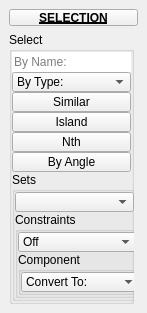
<?xml version="1.0" encoding="UTF-8"?>
<ui version="4.0">
 <class>QtUi</class>
 <widget class="QMainWindow" name="QtUi">
  <property name="enabled">
   <bool>true</bool>
  </property>
  <property name="geometry">
   <rect>
    <x>0</x>
    <y>0</y>
    <width>147</width>
    <height>295</height>
   </rect>
  </property>
  <property name="minimumSize">
   <size>
    <width>0</width>
    <height>0</height>
   </size>
  </property>
  <property name="maximumSize">
   <size>
    <width>999</width>
    <height>999</height>
   </size>
  </property>
  <property name="windowTitle">
   <string>Toolkit</string>
  </property>
  <property name="tabShape">
   <enum>QTabWidget::Triangular</enum>
  </property>
  <property name="dockNestingEnabled">
   <bool>true</bool>
  </property>
  <property name="dockOptions">
   <set>QMainWindow::AllowNestedDocks|QMainWindow::AllowTabbedDocks|QMainWindow::AnimatedDocks|QMainWindow::ForceTabbedDocks</set>
  </property>
  <widget class="QWidget" name="mainWindow">
   <layout class="QVBoxLayout" name="verticalLayout_2">
    <item>
     <widget class="PushButtonDraggable" name="draggable_header">
      <property name="minimumSize">
       <size>
        <width>19</width>
        <height>17</height>
       </size>
      </property>
      <property name="maximumSize">
       <size>
        <width>999</width>
        <height>17</height>
       </size>
      </property>
      <property name="font">
       <font>
        <weight>75</weight>
        <bold>true</bold>
        <underline>true</underline>
       </font>
      </property>
      <property name="text">
       <string>SELECTION</string>
      </property>
      <property name="checkable">
       <bool>true</bool>
      </property>
     </widget>
    </item>
    <item>
     <layout class="QVBoxLayout" name="verticalLayout">
      <item>
       <widget class="QGroupBox" name="groupBox_5">
        <property name="minimumSize">
         <size>
          <width>0</width>
          <height>0</height>
         </size>
        </property>
        <property name="maximumSize">
         <size>
          <width>125</width>
          <height>999</height>
         </size>
        </property>
        <property name="title">
         <string>Select</string>
        </property>
        <layout class="QVBoxLayout" name="verticalLayout_4">
         <property name="spacing">
          <number>0</number>
         </property>
         <property name="leftMargin">
          <number>0</number>
         </property>
         <property name="topMargin">
          <number>0</number>
         </property>
         <property name="rightMargin">
          <number>0</number>
         </property>
         <property name="bottomMargin">
          <number>0</number>
         </property>
         <item>
          <widget class="QLineEdit" name="txt001">
           <property name="minimumSize">
            <size>
             <width>0</width>
             <height>20</height>
            </size>
           </property>
           <property name="maximumSize">
            <size>
             <width>999</width>
             <height>20</height>
            </size>
           </property>
           <property name="toolTip">
            <string>&lt;html&gt;&lt;head/&gt;&lt;body&gt;&lt;p&gt;Select all by name.&lt;br&gt;&lt;br/&gt;&lt;span style=&quot; text-decoration: underline;&quot;&gt;Wildcards:&lt;/span&gt;&lt;br&gt;&lt;span style=&quot; font-weight:600;&quot;&gt;Startswith&lt;/span&gt;*&lt;br&gt;*&lt;span style=&quot; font-weight:600;&quot;&gt;Endswith&lt;/span&gt;&lt;br&gt;*&lt;span style=&quot; font-weight:600;&quot;&gt;contains&lt;/span&gt;*&lt;/p&gt;&lt;/body&gt;&lt;/html&gt;</string>
           </property>
           <property name="maxLength">
            <number>100</number>
           </property>
           <property name="frame">
            <bool>false</bool>
           </property>
           <property name="placeholderText">
            <string>By Name:</string>
           </property>
          </widget>
         </item>
         <item>
          <widget class="ComboBox" name="cmb002">
           <property name="minimumSize">
            <size>
             <width>0</width>
             <height>20</height>
            </size>
           </property>
           <property name="maximumSize">
            <size>
             <width>999</width>
             <height>20</height>
            </size>
           </property>
           <property name="toolTip">
            <string>Select All objects in the scene of the same type</string>
           </property>
           <property name="editable">
            <bool>false</bool>
           </property>
           <property name="maxVisibleItems">
            <number>30</number>
           </property>
           <property name="sizeAdjustPolicy">
            <enum>QComboBox::AdjustToContents</enum>
           </property>
           <item>
            <property name="text">
             <string>By Type:</string>
            </property>
           </item>
          </widget>
         </item>
         <item>
          <widget class="PushButton" name="tb001">
           <property name="enabled">
            <bool>true</bool>
           </property>
           <property name="minimumSize">
            <size>
             <width>0</width>
             <height>20</height>
            </size>
           </property>
           <property name="maximumSize">
            <size>
             <width>999</width>
             <height>20</height>
            </size>
           </property>
           <property name="toolTip">
            <string>Select similar objects or components, depending on selection mode.</string>
           </property>
           <property name="text">
            <string>Similar</string>
           </property>
           <property name="iconSize">
            <size>
             <width>18</width>
             <height>18</height>
            </size>
           </property>
          </widget>
         </item>
         <item>
          <widget class="PushButton" name="tb002">
           <property name="enabled">
            <bool>true</bool>
           </property>
           <property name="minimumSize">
            <size>
             <width>0</width>
             <height>20</height>
            </size>
           </property>
           <property name="maximumSize">
            <size>
             <width>999</width>
             <height>20</height>
            </size>
           </property>
           <property name="toolTip">
            <string>Select Island: Select contiguous faces within a normal range</string>
           </property>
           <property name="text">
            <string>Island</string>
           </property>
           <property name="iconSize">
            <size>
             <width>18</width>
             <height>18</height>
            </size>
           </property>
          </widget>
         </item>
         <item>
          <widget class="PushButton" name="tb000">
           <property name="enabled">
            <bool>true</bool>
           </property>
           <property name="minimumSize">
            <size>
             <width>0</width>
             <height>20</height>
            </size>
           </property>
           <property name="maximumSize">
            <size>
             <width>999</width>
             <height>20</height>
            </size>
           </property>
           <property name="toolTip">
            <string>Select Nth: Select 2 components</string>
           </property>
           <property name="text">
            <string>Nth</string>
           </property>
           <property name="iconSize">
            <size>
             <width>18</width>
             <height>18</height>
            </size>
           </property>
          </widget>
         </item>
         <item>
          <widget class="PushButton" name="tb003">
           <property name="enabled">
            <bool>true</bool>
           </property>
           <property name="minimumSize">
            <size>
             <width>0</width>
             <height>20</height>
            </size>
           </property>
           <property name="maximumSize">
            <size>
             <width>999</width>
             <height>20</height>
            </size>
           </property>
           <property name="toolTip">
            <string>Select edges having normals between the given high and low angles.</string>
           </property>
           <property name="text">
            <string>By Angle</string>
           </property>
           <property name="iconSize">
            <size>
             <width>18</width>
             <height>18</height>
            </size>
           </property>
          </widget>
         </item>
         <item>
          <widget class="QGroupBox" name="groupBox_4">
           <property name="minimumSize">
            <size>
             <width>125</width>
             <height>0</height>
            </size>
           </property>
           <property name="maximumSize">
            <size>
             <width>125</width>
             <height>999</height>
            </size>
           </property>
           <property name="title">
            <string>Sets</string>
           </property>
           <layout class="QVBoxLayout" name="verticalLayout_5">
            <property name="spacing">
             <number>0</number>
            </property>
            <property name="leftMargin">
             <number>0</number>
            </property>
            <property name="topMargin">
             <number>0</number>
            </property>
            <property name="rightMargin">
             <number>0</number>
            </property>
            <property name="bottomMargin">
             <number>0</number>
            </property>
            <item>
             <widget class="ComboBox" name="cmb001">
              <property name="minimumSize">
               <size>
                <width>0</width>
                <height>20</height>
               </size>
              </property>
              <property name="maximumSize">
               <size>
                <width>999</width>
                <height>20</height>
               </size>
              </property>
              <property name="toolTip">
               <string>Selection sets.</string>
              </property>
              <property name="editable">
               <bool>false</bool>
              </property>
              <property name="maxVisibleItems">
               <number>30</number>
              </property>
              <property name="sizeAdjustPolicy">
               <enum>QComboBox::AdjustToContents</enum>
              </property>
             </widget>
            </item>
            <item>
             <widget class="QGroupBox" name="groupBox_8">
              <property name="minimumSize">
               <size>
                <width>125</width>
                <height>0</height>
               </size>
              </property>
              <property name="maximumSize">
               <size>
                <width>125</width>
                <height>999</height>
               </size>
              </property>
              <property name="toolTip">
               <string/>
              </property>
              <property name="title">
               <string>Constraints</string>
              </property>
              <layout class="QVBoxLayout" name="verticalLayout_6">
               <property name="spacing">
                <number>0</number>
               </property>
               <property name="leftMargin">
                <number>0</number>
               </property>
               <property name="topMargin">
                <number>0</number>
               </property>
               <property name="rightMargin">
                <number>0</number>
               </property>
               <property name="bottomMargin">
                <number>0</number>
               </property>
               <item>
                <widget class="ComboBox" name="cmb005">
                 <property name="minimumSize">
                  <size>
                   <width>0</width>
                   <height>20</height>
                  </size>
                 </property>
                 <property name="maximumSize">
                  <size>
                   <width>999</width>
                   <height>20</height>
                  </size>
                 </property>
                 <property name="toolTip">
                  <string>Selection contraints.</string>
                 </property>
                 <property name="editable">
                  <bool>false</bool>
                 </property>
                 <property name="sizeAdjustPolicy">
                  <enum>QComboBox::AdjustToContents</enum>
                 </property>
                 <item>
                  <property name="text">
                   <string>Off</string>
                  </property>
                 </item>
                </widget>
               </item>
               <item>
                <widget class="QGroupBox" name="groupBox_6">
                 <property name="minimumSize">
                  <size>
                   <width>125</width>
                   <height>0</height>
                  </size>
                 </property>
                 <property name="maximumSize">
                  <size>
                   <width>125</width>
                   <height>999</height>
                  </size>
                 </property>
                 <property name="toolTip">
                  <string/>
                 </property>
                 <property name="title">
                  <string>Component</string>
                 </property>
                 <layout class="QVBoxLayout" name="verticalLayout_7">
                  <property name="spacing">
                   <number>0</number>
                  </property>
                  <property name="leftMargin">
                   <number>0</number>
                  </property>
                  <property name="topMargin">
                   <number>0</number>
                  </property>
                  <property name="rightMargin">
                   <number>0</number>
                  </property>
                  <property name="bottomMargin">
                   <number>0</number>
                  </property>
                  <item>
                   <widget class="ComboBox" name="cmb003">
                    <property name="minimumSize">
                     <size>
                      <width>0</width>
                      <height>20</height>
                     </size>
                    </property>
                    <property name="maximumSize">
                     <size>
                      <width>999</width>
                      <height>20</height>
                     </size>
                    </property>
                    <property name="toolTip">
                     <string>Convert selection to type</string>
                    </property>
                    <property name="maxVisibleItems">
                     <number>30</number>
                    </property>
                    <property name="maxCount">
                     <number>100</number>
                    </property>
                    <property name="sizeAdjustPolicy">
                     <enum>QComboBox::AdjustToContents</enum>
                    </property>
                    <property name="frame">
                     <bool>true</bool>
                    </property>
                    <item>
                     <property name="text">
                      <string>Convert To:</string>
                     </property>
                    </item>
                   </widget>
                  </item>
                 </layout>
                </widget>
               </item>
              </layout>
             </widget>
            </item>
           </layout>
          </widget>
         </item>
        </layout>
        <zorder>txt001</zorder>
        <zorder>tb001</zorder>
        <zorder>tb002</zorder>
        <zorder>cmb002</zorder>
        <zorder>tb000</zorder>
        <zorder>tb003</zorder>
        <zorder>groupBox_4</zorder>
       </widget>
      </item>
      <item>
       <spacer name="verticalSpacer">
        <property name="orientation">
         <enum>Qt::Vertical</enum>
        </property>
        <property name="sizeHint" stdset="0">
         <size>
          <width>17</width>
          <height>407</height>
         </size>
        </property>
       </spacer>
      </item>
     </layout>
    </item>
   </layout>
  </widget>
 </widget>
 <customwidgets>
  <customwidget>
   <class>PushButtonDraggable</class>
   <extends>QPushButton</extends>
   <header>widgets.pushbuttondraggable.h</header>
  </customwidget>
  <customwidget>
   <class>ComboBox</class>
   <extends>QComboBox</extends>
   <header>widgets.combobox.h</header>
  </customwidget>
  <customwidget>
   <class>PushButton</class>
   <extends>QPushButton</extends>
   <header>widgets.pushbutton.h</header>
  </customwidget>
 </customwidgets>
 <resources/>
 <connections/>
 <designerdata>
  <property name="gridDeltaX">
   <number>5</number>
  </property>
  <property name="gridDeltaY">
   <number>5</number>
  </property>
  <property name="gridSnapX">
   <bool>true</bool>
  </property>
  <property name="gridSnapY">
   <bool>true</bool>
  </property>
  <property name="gridVisible">
   <bool>true</bool>
  </property>
 </designerdata>
</ui>
